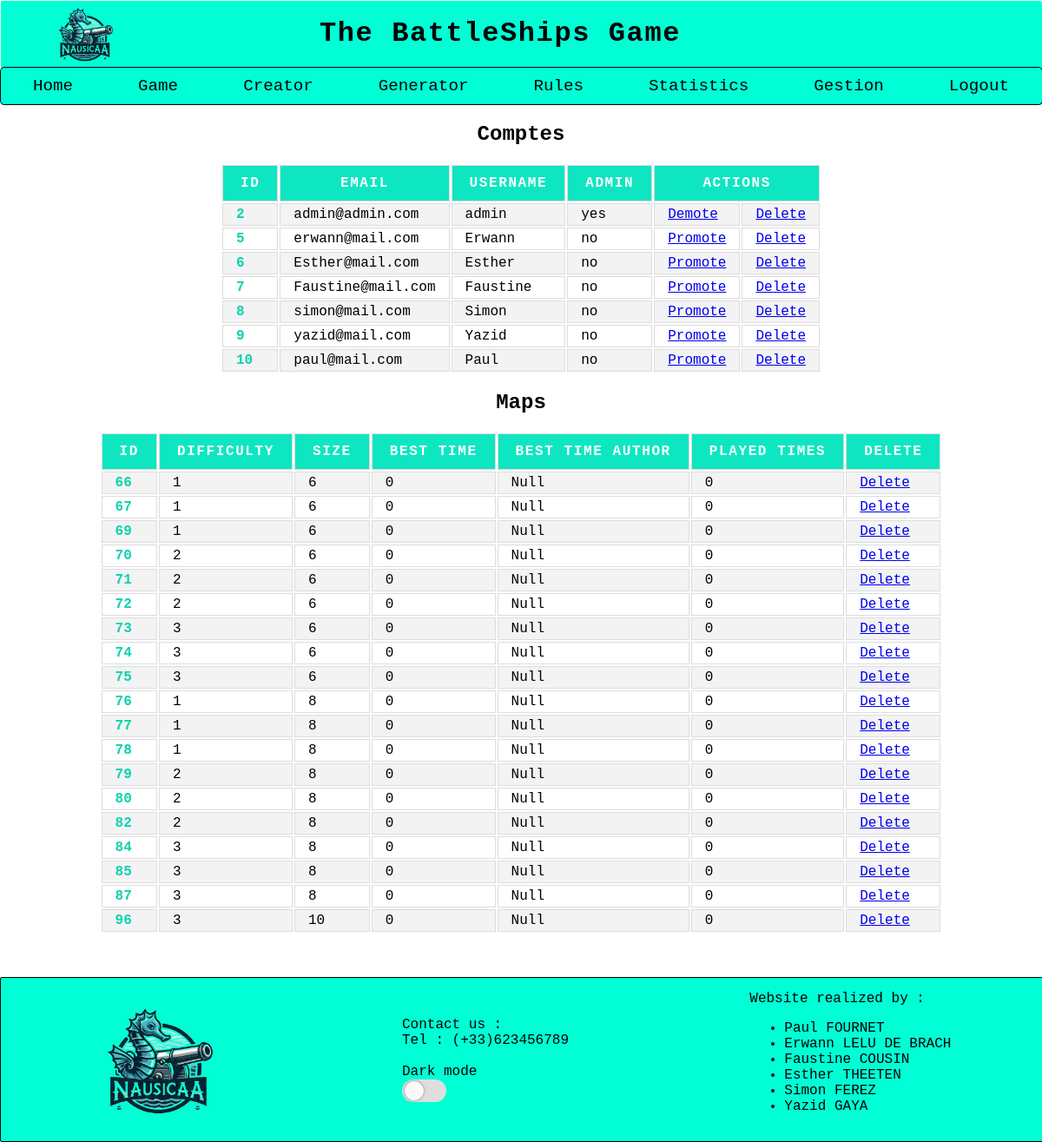
Screenshot of /page/gestion.php (signed in) with the database file from the repository.
### tables this page shows
CREATE TABLE `users` (
  `Id` int(11) NOT NULL,
  `Username` char(64) NOT NULL,
  `Email` char(64) NOT NULL,
  `Password` char(64) NOT NULL,
  `GamesWon` int(11) DEFAULT '0',
  `Admin` int(11) NOT NULL DEFAULT '0'
);

CREATE TABLE `maps` (
  `Id` int(11) NOT NULL,
  `Difficulty` int(11) NOT NULL,
  `Size` int(11) NOT NULL,
  `HorizontalValues` char(255) NOT NULL,
  `VerticalValues` char(255) NOT NULL,
  `Field` text NOT NULL,
  `Author` char(255) NOT NULL,
  `BestTime` int(11) NOT NULL,
  `BestTimeAuthor` char(255) NOT NULL,
  `PlayedTime` int(11) NOT NULL DEFAULT '0',
  `NBoat1` int(11) NOT NULL,
  `NBoat2` int(11) NOT NULL,
  `NBoat3` int(11) NOT NULL,
  `NBoat4` int(11) NOT NULL,
  `NBoat5` int(11) NOT NULL
);

### page/gestion.php (the view, shortened to what this page needs)
<!DOCTYPE html>
<html lang="en">
<head>
    <link rel="stylesheet" href="../style/style.css">
	<link rel="stylesheet" href="../style/style_stats.css">
</head>
<body>
	<?php
		require("../pageparts/nav.php");
		?>
            <h2>Comptes</h2>
            <?php
			$reqPrep="SELECT Id, Email, Username, Admin FROM users";
			$req = $conn->prepare($reqPrep);
            $req->execute();
			$resultat = $req->fetchAll(PDO::FETCH_ASSOC);
			echo "<table>
			<tr>
			<th>Id</th>
			<th>Email</th>
			<th>Username</th>
			<th>Admin</th>
			<th colspan=2>Actions</th>
			</tr>";
			$id = 0;
			$nb = 0;
			foreach ($resultat as $ligne){
				echo "<tr>";
				foreach ($ligne as $element => $valeur){
                    if($element == "Admin"){
                        if($valeur == 1)
                        echo "<td>yes</td>";
                    else echo "<td>no</td>";
                    }
					else echo "<td>$valeur</td>";
					if($nb == 0){
						$id = $valeur;
					}
					$nb++;
				}
				$nb = 0;
				if($valeur == 0 )
                    echo "<td><a href='edit.php?id=$id&admin=no'>Promote</a></td>";
                else
                    echo "<td><a href='edit.php?id=$id&admin=yes'>Demote</a></td>";
				echo "<td><a href='delete.php?id=$id&type=user'>Delete</a></td>";
				echo "</tr>";
			}
			echo "</table>";
			?>
            <h2>Maps</h2>
            <?php
			$reqPrep="SELECT Id, Difficulty, Size, BestTime, BestTimeAuthor, PlayedTime FROM maps";
			$req = $conn->prepare($reqPrep);
            $req->execute();
			$resultat = $req->fetchAll(PDO::FETCH_ASSOC);
			echo "<table>
			<tr>
			<th>Id</th>
			<th>Difficulty</th>
			<th>Size</th>
			<th>Best Time</th>
			<th>Best Time Author</th>
			<th>Played Times</th>
			<th>Delete</th>
			</tr>";
			$id = 0;
			$nb = 0;
			foreach ($resultat as $ligne){
				echo "<tr>";
				foreach ($ligne as $element => $valeur){
					echo "<td>$valeur</td>";
					if($nb == 0){
						$id = $valeur;
					}
					$nb++;
				}
				$nb = 0;
				echo "<td><a href='delete.php?id=$id&type=map'>Delete</a></td>";
				echo "</tr>";
			}
			echo "</table>";
			$conn= NULL;	?>
</body>
<?php
    require("../pageparts/footer.php");
?>
</html>

### style/style.css (style rules this page uses)
* { font-family:'Courier New', Courier; }
html { transition: 0.5s ease-in-out; }
body { display : grid; justify-items: center; margin:0.5px; }
tr { line-height: 0px; }
body { overflow:scroll; }
th { padding:20px; }

### style/style_stats.css (style rules this page uses)
.tableau, th, td { border: 1px solid; }
th, td { padding: 12px 15px; border: 1px solid #dddddd; }
th { background-color: rgb(14, 230, 194); color: #ffffff; text-transform: uppercase; letter-spacing: 0.1em; }
tr:nth-child(even) { background-color: #f3f3f3; }
tr:nth-child(odd) { background-color: #ffffff; }
td:first-child { font-weight: bold; color: rgb(11, 209, 176); }
tr { transition: background-color 0.2s ease-in-out; }

### rows the page displays
users: Id "2", Email "admin@admin.com", Username "admin", Admin "yes"
users: Id "5", Email "erwann@mail.com", Username "Erwann", Admin "no"
users: Id "6", Email "Esther@mail.com", Username "Esther", Admin "no"
users: Id "7", Email "Faustine@mail.com", Username "Faustine", Admin "no"
users: Id "8", Email "simon@mail.com", Username "Simon", Admin "no"
users: Id "9", Email "yazid@mail.com", Username "Yazid", Admin "no"
users: Id "10", Email "paul@mail.com", Username "Paul", Admin "no"
maps: Id "66", Difficulty "1", Size "6", BestTime "0", BestTimeAuthor "Null", PlayedTime "0"
maps: Id "67", Difficulty "1", Size "6", BestTime "0", BestTimeAuthor "Null", PlayedTime "0"
maps: Id "69", Difficulty "1", Size "6", BestTime "0", BestTimeAuthor "Null", PlayedTime "0"
maps: Id "70", Difficulty "2", Size "6", BestTime "0", BestTimeAuthor "Null", PlayedTime "0"
maps: Id "71", Difficulty "2", Size "6", BestTime "0", BestTimeAuthor "Null", PlayedTime "0"
maps: Id "72", Difficulty "2", Size "6", BestTime "0", BestTimeAuthor "Null", PlayedTime "0"
maps: Id "73", Difficulty "3", Size "6", BestTime "0", BestTimeAuthor "Null", PlayedTime "0"
maps: Id "74", Difficulty "3", Size "6", BestTime "0", BestTimeAuthor "Null", PlayedTime "0"
maps: Id "75", Difficulty "3", Size "6", BestTime "0", BestTimeAuthor "Null", PlayedTime "0"
maps: Id "76", Difficulty "1", Size "8", BestTime "0", BestTimeAuthor "Null", PlayedTime "0"
maps: Id "77", Difficulty "1", Size "8", BestTime "0", BestTimeAuthor "Null", PlayedTime "0"
maps: Id "78", Difficulty "1", Size "8", BestTime "0", BestTimeAuthor "Null", PlayedTime "0"
maps: Id "79", Difficulty "2", Size "8", BestTime "0", BestTimeAuthor "Null", PlayedTime "0"
maps: Id "80", Difficulty "2", Size "8", BestTime "0", BestTimeAuthor "Null", PlayedTime "0"
maps: Id "82", Difficulty "2", Size "8", BestTime "0", BestTimeAuthor "Null", PlayedTime "0"
maps: Id "84", Difficulty "3", Size "8", BestTime "0", BestTimeAuthor "Null", PlayedTime "0"
maps: Id "85", Difficulty "3", Size "8", BestTime "0", BestTimeAuthor "Null", PlayedTime "0"
maps: Id "87", Difficulty "3", Size "8", BestTime "0", BestTimeAuthor "Null", PlayedTime "0"
maps: Id "96", Difficulty "3", Size "10", BestTime "0", BestTimeAuthor "Null", PlayedTime "0"
